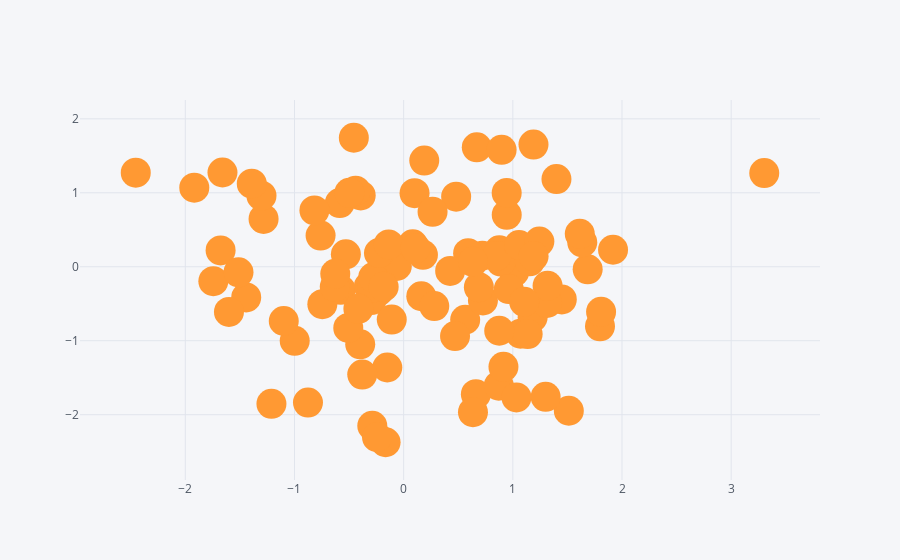

Notebook cell for this chart:
### Code cell
df.iplot(kind='scatter',x='A',y='B',mode='markers',size=30)
